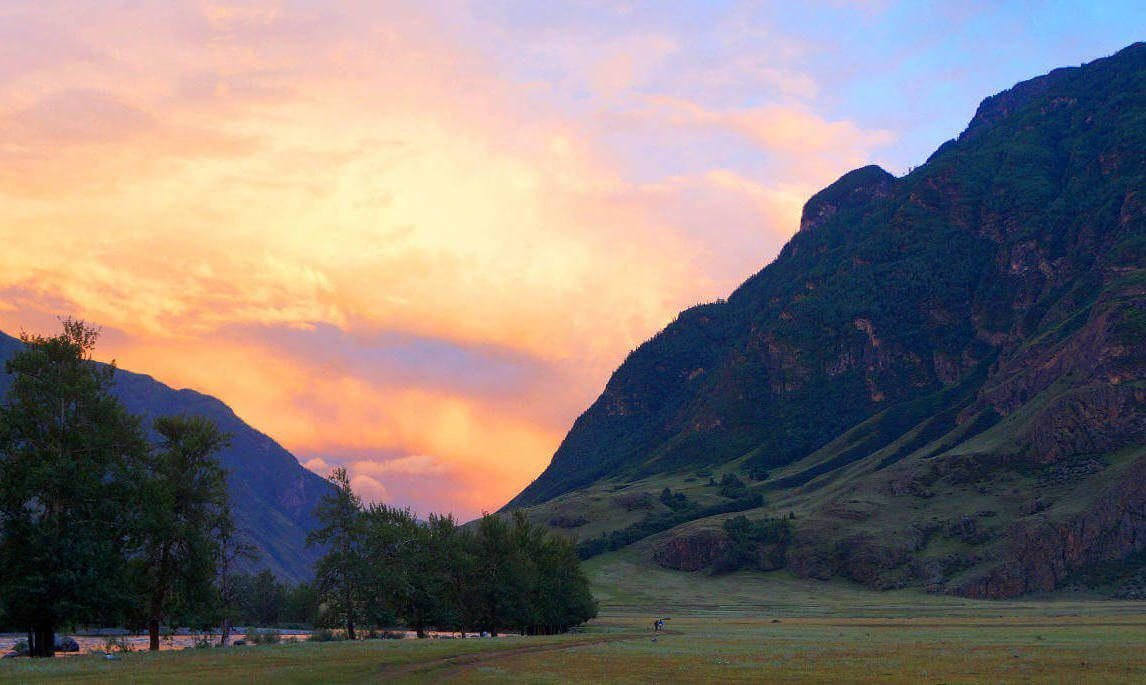
#> input picture Segmentation/rock.jpg, 1146 x 685 px
$ jupyter execute Untitled.ipynb
#> lines starting #> are read from the running program, lines starting #| are printed output that depends on the picture; after the words box and inside, x2 and y2 are one past the last pixel; in counts of white or black regions, pixels touching at a corner belong together
# Сегментация гор и неба

### Code

[cell 1]
import scipy
import numpy as np
import matplotlib.pyplot as plt
from skimage.io import imread

img = imread('rock.jpg')
#> img is the input picture: shape (685, 1146, 3); mean R, G, B 129.1, 119.1, 116.8

[cell 2]
def brightness(img):
    """
    Подсчет яркости изображения.

    @param img numpy array  изображение
    @return numpy array     (yij), где yij - яркость пикселя img[i, j]
    """
    return (0.299*img[:, :, 0] + 0.587*img[:, :, 1] + 0.114*img[:, :, 2]).astype(np.float64)

plt.imshow(brightness(img), cmap = 'gray')

[cell 3]
def energy_function(img):
    """
    Функция считает энергию (градиент) всех пикселей изображения img

    @param img numpy array  изображение
    @return numpy array     (Eij), где Eij - энергия пикселя img[i, j]
    """
    Y = brightness(img)
    ker_x = [[0., 0., 0.],
             [1., 0., -1.],
             [0., 0., 0.]]
    ker_y = [[0., 1., 0.],
             [0., 0., 0.],
             [0., -1., 0.]]
    I_x = scipy.signal.convolve2d(Y, ker_x, boundary='symm', mode='same')
    I_y = scipy.signal.convolve2d(Y, ker_y, boundary='symm', mode='same')

    return np.sqrt(I_x * I_x + I_y * I_y).astype(np.float64)

plt.imshow(energy_function(img), cmap='gray')

[cell 4]
def find_vertical_seam(img):
    """
    Нахождение вертикального шва с минимальной энергией из img.

    @param img numpy array  изображение
    @return numpy array     маска шва
    """
    dp = np.zeros((img.shape[0], img.shape[1]), dtype='float64')
    prev = np.zeros((img.shape[0], img.shape[1]), dtype='int8')

    energy = energy_function(img)

    dp[0, :] = energy[0, :]

    height, width = energy.shape
#> height = 1146; width = 685
    for y in range(1, height):
        for x in range(0, width):
            shift = dp[y - 1, max(0, x - 2):min(width, x + 3)].argmax() \
            - (0 if x - 1 < 0 else 1) - (0 if x - 1 < 0 else 1)
            dp[y][x] = dp[y - 1][x + shift] + energy[y][x]
            prev[y][x] = shift

    cur_position = [height - 1, 0]
#> cur_position = [1145, 0]
    lowest_energy = dp[height - 1, 0]
#> lowest_energy = 142123.6
    for x in range(1, width):
        if lowest_energy < dp[height - 1, x]:
            cur_position[1] = x
            lowest_energy = dp[height - 1, x]
#> this loop made 684 passes
#> lowest_energy on passes 2 to 13: 142371.6, 142443.5, 142584.1, 142682.9, 142742.1, 142852.6, 142955, 142996.7, 143096.5, 143270.2, 143326.6, 143440.3
#> after the loop, cur_position = [1145, 41]; lowest_energy = 145471.1

    seam_mask = np.zeros((height, width), dtype='int8')
    y, x = cur_position
#> y = 1145; x = 41
    seam_mask[y, x] = 1
    while cur_position[0] > 0:
        cur_position[0] += -1
        cur_position[1] += prev[y, x]
        y, x = cur_position
        seam_mask[y, x] = 1
#> this loop made 1145 passes
#> (y, x) on passes 1 to 3: (1144, 41), (1143, 42), (1142, 42)
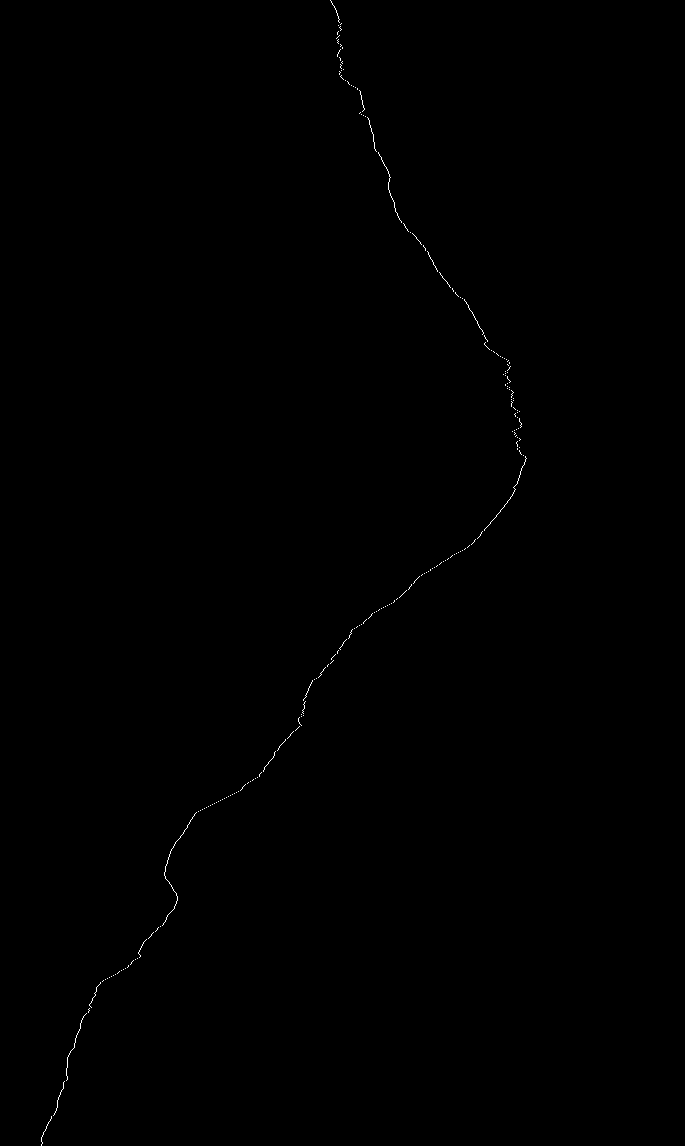
#> seam_mask: shape (1146, 685) int8; values 0 (black) and 1 (white), 0.15% white in thin lines or dots, all inside (x1, y1, x2, y2) = (41, 0, 527, 1146)
#> after the loop, cur_position = [0, 330]

    return seam_mask

def vizualization(img, only_seam=False):
    """
    Отображение сегментированной картинки. Разделяет горы от неба.

    @param img numpy array  изображение
    @param only_seam bool   отображать только шов
    """
    transp = (img[:, :, 0].transpose(),
              img[:, :, 1].transpose(), img[:, :, 2].transpose())
    t_img = np.stack(transp, axis=-1)

    seam_mask = find_vertical_seam(t_img)
    height, width, _ = t_img.shape
#> height = 1146; width = 685

    for i in range(height):
        rock_filter = False
        for j in range(width):
            if not rock_filter and seam_mask[i][j]:
                t_img[i, j] = (255, 0, 0)
                t_img[i - 1, j] = (255, 0, 0)
                rock_filter = True
            elif only_seam:
                if t_img[i, j][0] != 255 or t_img[i, j][1] != 0 or t_img[i, j][2] != 0:
                    t_img[i, j] = (0, 0, 0)
            elif rock_filter:
                t_img[i, j][1] = np.clip(t_img[i, j][1] + 50, 0, 255)
            else:
                t_img[i, j][0] = np.clip(t_img[i, j][0] + 50, 0, 255)
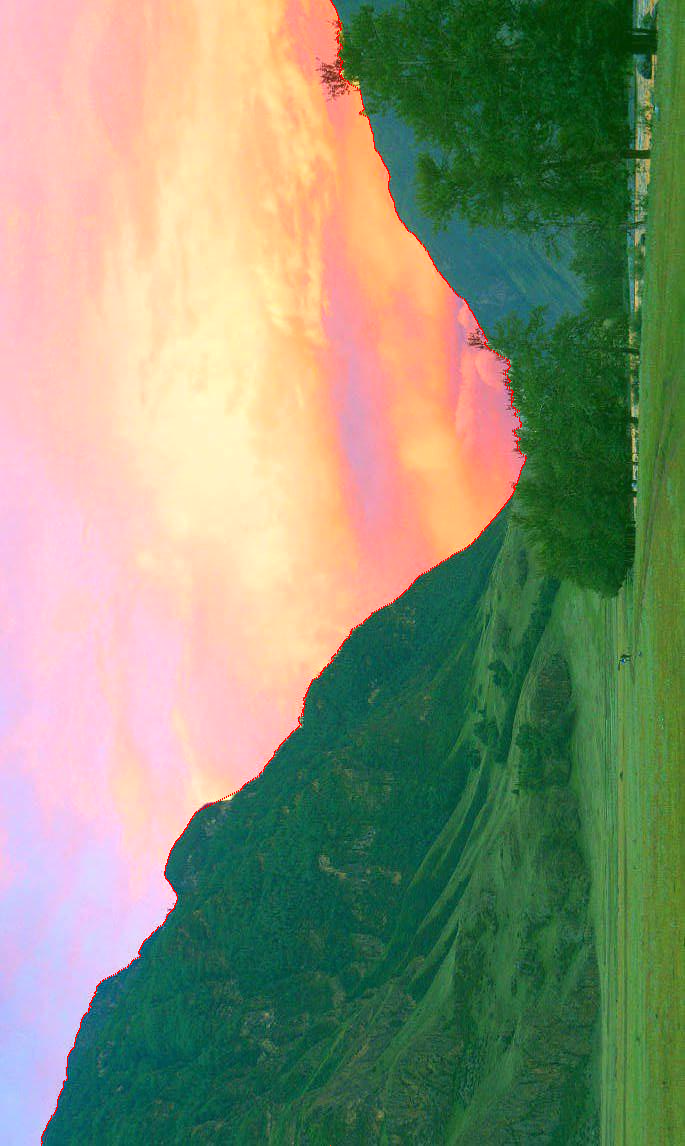
#> t_img: shape (1146, 685, 3); mean of channels 0, 1, 2 137.1, 145.5, 116.5; drawn as R, G, B

    out = (t_img[:, :, 0].transpose(), t_img[:, :, 1].transpose(), t_img[:, :, 2].transpose())

    plt.figure(figsize=(20, 20))
    plt.imshow(np.stack(out, axis=-1))

### Пример работы

[cell 5]
vizualization(img, only_seam=False)
vizualization(img, only_seam=True)
#> the loop in find_vertical_seam (call 2), `for x in range(1, width):` made 684 passes
#> the loop in find_vertical_seam (call 2), `while cur_position[0] > 0:` made 1145 passes

[cell 6]
img = imread('rock2.jpg')
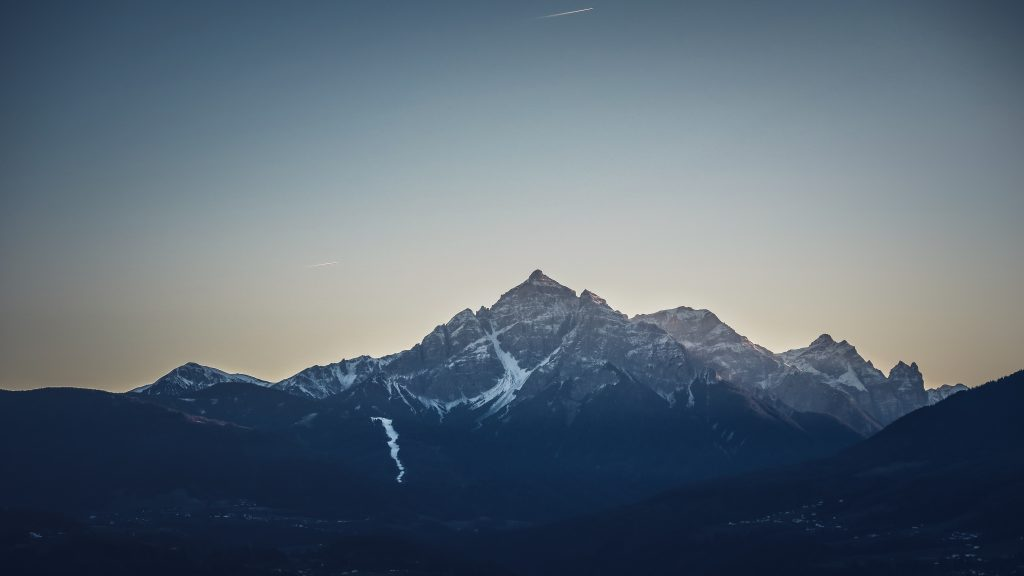
#> input picture Segmentation/rock2.jpg, 1024 x 576 px
#> img is the input picture: shape (576, 1024, 3); mean R, G, B 92.2, 105.8, 118.5
vizualization(img, only_seam=False)
#> after the loop in find_vertical_seam (call 3), `for y in range(1, height):`:
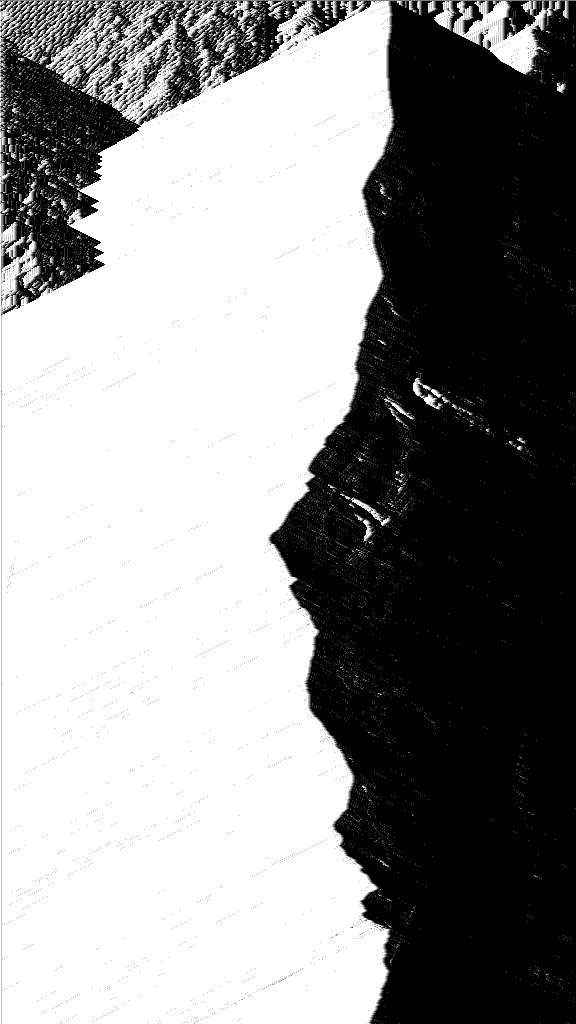
#> prev: shape (1024, 576) int8; min -2, max 2, mean 0.246; drawn with min black and max white
#> in find_vertical_seam (call 3), `lowest_energy = dp[height - 1, 0]`: lowest_energy = 113683.6
#> the loop in find_vertical_seam (call 3), `for x in range(1, width):` made 575 passes
#> lowest_energy on passes 2 to 13: 113763.5, 113845.4, 113869.7, 113939.2, 113948, 114043.6, 114107.7, 114116.4, 114176.4, 114214.3, 114269.6, 114273.1
#> after the loop in find_vertical_seam (call 3), `for x in range(1, width):`: cur_position = [1023, 369]; lowest_energy = 134346.9
#> in find_vertical_seam (call 3), `y, x = cur_position`: y = 1023; x = 369
#> the loop in find_vertical_seam (call 3), `while cur_position[0] > 0:` made 1023 passes
#> (y, x) on passes 1 to 3: (1022, 370), (1021, 369), (1020, 370)
#> after the loop in find_vertical_seam (call 3), `while cur_position[0] > 0:`:
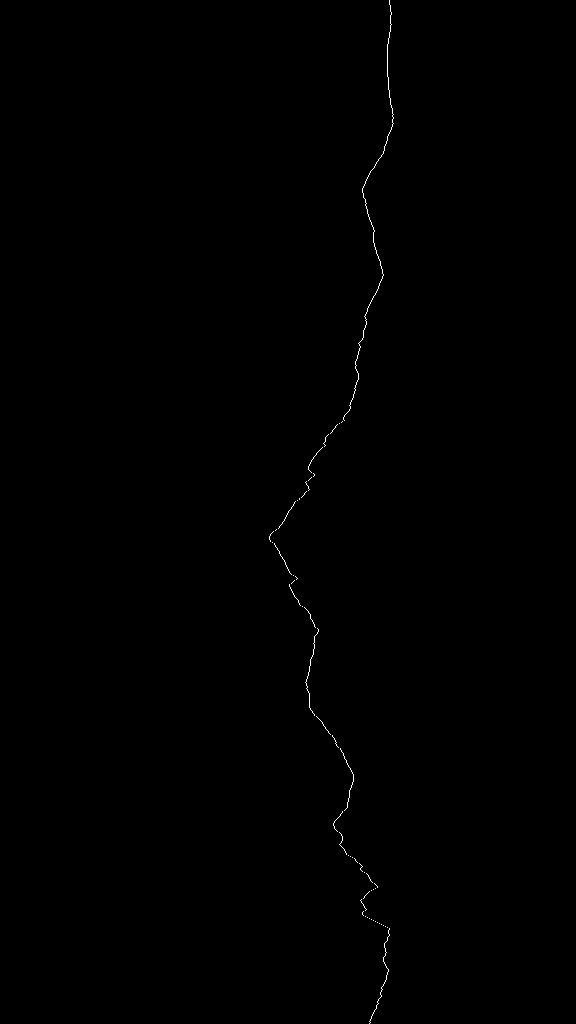
#> seam_mask: shape (1024, 576) int8; values 0 (black) and 1 (white), 0.17% white in thin lines or dots, all inside (x1, y1, x2, y2) = (269, 0, 394, 1024)
#> after the loop in find_vertical_seam (call 3), `while cur_position[0] > 0:`: cur_position = [0, 389]
vizualization(img, only_seam=True)
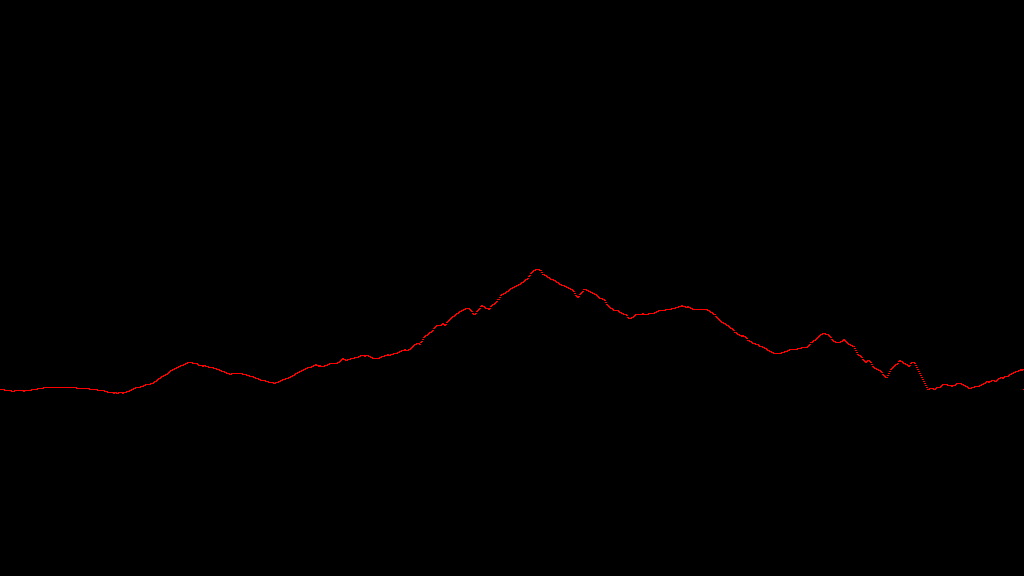
#> shown: shape (576, 1024, 3); mean R, G, B 0.7, 0, 0
